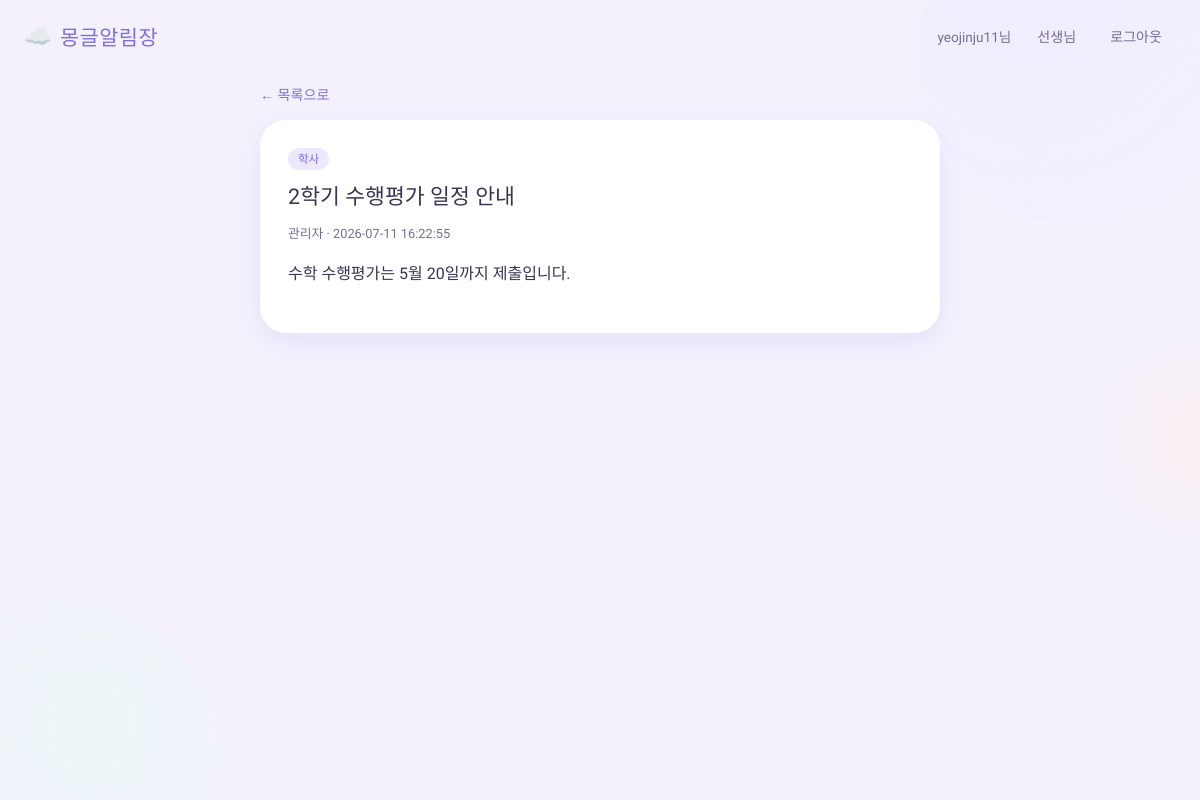
The app's page /notice/1 (signed in) with its own data.
### tables this page shows
CREATE TABLE notices (
            id INTEGER PRIMARY KEY AUTOINCREMENT,
            title TEXT NOT NULL,
            content TEXT NOT NULL,
            category TEXT NOT NULL,
            due_date TEXT,
            author_id INTEGER,
            author_name TEXT,
            created_at TEXT DEFAULT (datetime('now', 'localtime'))
        );

### app.py (the view)
@app.route("/notice/<int:notice_id>")
@login_required
def notice_detail(notice_id):
    conn = get_db()
    notice = conn.execute(
        "SELECT * FROM notices WHERE id = ?", (notice_id,)
    ).fetchone()
    conn.close()
    if notice is None:
        flash("존재하지 않는 공지입니다.")
        return redirect(url_for("index"))
    is_author = notice["author_id"] == session.get("user_id")
    return render_template("detail.html", notice=notice, is_author=is_author)

### app.py (called while the page is built)
def get_db():
    conn = sqlite3.connect(DB_PATH)
    conn.row_factory = sqlite3.Row
    return conn

def login_required(view_func):
    from functools import wraps
    @wraps(view_func)
    def wrapped(*args, **kwargs):
        if "user_id" not in session:
            flash("로그인이 필요합니다.")
            return redirect(url_for("login"))
        return view_func(*args, **kwargs)
    return wrapped

### templates/detail.html (shortened to what this page needs)
{% extends "base.html" %}
{% block content %}
    <a class="back-link" href="{{ url_for('index') }}">← 목록으로</a>
    <article class="notice-detail">
        <span class="category-tag">{{ notice['category'] }}</span>
        <h1>{{ notice['title'] }}</h1>
        <p class="author">
            {{ notice['author_name'] or '알 수 없음' }} · {{ notice['created_at'] }}
        </p>
        <p class="content">{{ notice['content'] }}</p>
    </article>
{% endblock %}

### static/style.css (style rules this page uses)
:root { --bg: #F4F1FD; --surface: #FFFFFF; --ink: #3A3552; --ink-soft: #756E93; --primary: #7C6FE0; --primary-soft: #ECE8FF; --accent-mint: #7FDBB6; --accent-mint-soft: #E3FBF1; --accent-peach: #FFB199; --accent-peach-soft: #FFEDE7; --danger: #FF8B94; --danger-soft: #FFE7E9; --radius-lg: 26px; --radius-md: 18px; --radius-sm: 12px; --shadow: 0 8px 24px rgba(124, 111, 224, 0.12); --shadow-sm: 0 4px 12px rgba(124, 111, 224, 0.10); }
* { box-sizing: border-box; }
body { margin: 0; font-family: "Gowun Dodum", "Malgun Gothic", sans-serif; background: var(--bg); color: var(--ink); position: relative; overflow-x: hidden; min-height: 100vh; }
.category-tag { background: var(--primary-soft); color: var(--primary); font-size: 0.72rem; padding: 4px 10px; border-radius: 999px; flex-shrink: 0; white-space: nowrap; }
.back-link { display: inline-block; margin-bottom: 16px; color: var(--primary); text-decoration: none; font-size: 0.88rem; }
.notice-detail { background: var(--surface); padding: 28px; border-radius: var(--radius-lg); box-shadow: var(--shadow); }
.notice-detail h1 { font-family: "Jua", sans-serif; margin: 12px 0 6px; font-size: 1.35rem; font-weight: normal; }
.notice-detail .author { font-size: 0.8rem; color: var(--ink-soft); margin-bottom: 18px; }
.notice-detail .content { line-height: 1.8; white-space: pre-wrap; }

### records on screen
notices: category "학사", title "2학기 수행평가 일정 안내", author_name "관리자", created_at "2026-07-11 16:22:55", content "수학 수행평가는 5월 20일까지 제출입니다."

### other values on screen
{{ session.get('username') }} "yeojinju11"
